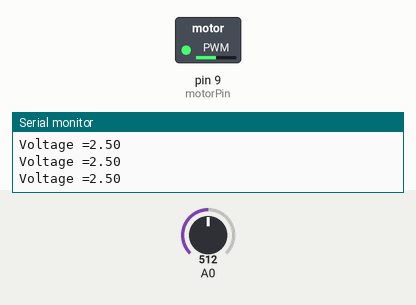
Recording of a sketch running on a simulated Arduino Uno, built with avr-gcc and run on an emulated ATmega328P. On the bench: switched loads named in the sketch (green lamp = pin HIGH), the last lines printed to the serial monitor. The test bench sets the inputs (shaded band); at power-on: A0 = 512.

Above: at 1.2 s.
1.3 s: A0 set to 716
At 2.4 s:
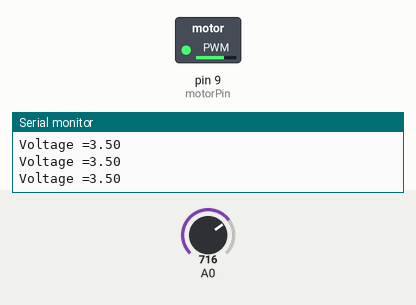
2.8 s: A0 set to 900
At 3.4 s:
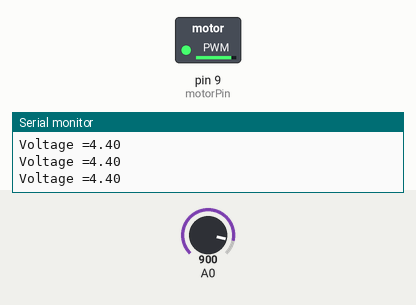
4.3 s: A0 set to 122
At 5.5 s:
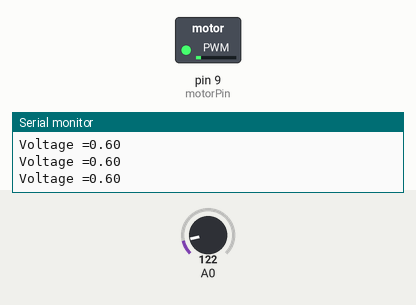
5.8 s: A0 set to 511
At 6.1 s:
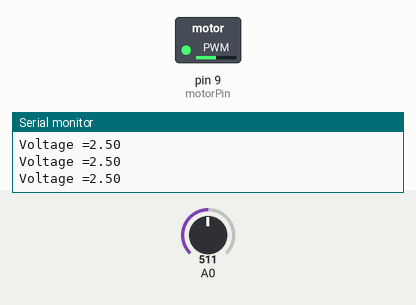
Timing chart, 0 to 8.8 s (numbered marks = the images above; inputs shaded):
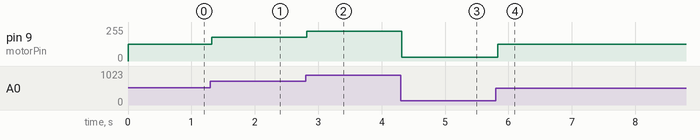

The sketch:

Read_Potentiometer_voltage_with_Arduino.ino
```cpp
int motorPin = 9; // ძრავის + ის ფეხი
int motorValue = 0; //თავიდან არის 0 რომ იყოს გაჩერებული
void setup()

{

Serial.begin(9600);
}


void loop(){

  int sensorValue = analogRead(A0); //პოტენციომეტრის შუა ფეხი უერთდება a0 პინს არ შეგეშალოთ თორე შეიძება დაიწვას პოტენციომეტრი
  // ასევე გაითვალისწინეთ რომ მიღებული შედეგი უნდა გარდაქმნათ რადგან ის მოდის 0 დან 1023 ჩათვლით შესაბამისად თქვენ მიღებული შედეგი უნდა გაამრავლოთ 5 ზე და გაყოთ 1023 ზე რომ მიიღოთ შედეგი  (0 - 5V)
  float voltage = sensorValue * (5.0 / 1023.0);

  Serial.print("Voltage =");//ბეჭდავს შედეგს  "Voltage ="
  Serial.print(voltage);
//  Serial.print(" sensorValue =");//ბეჭდავს შედეგს  "sensorValue ="
//  Serial.print(sensorValue);
  Serial.println();
//  delay(300);

if(voltage>0)
{

 motorValue = map(sensorValue, 0, 1023, 0, 255);  //map ფუნქცია გვაძლევს საშუალებას ავუხსნათ ძრავს რომ 0-1023 გადანაწილდეს პროპორციულად 0-255 ზე
 analogWrite(motorPin, motorValue);
  }


}
```

Measured:
- after the input at 1.3 s, pin 9 (motorPin): 127/255 → 178/255 at once
- after the input at 2.8 s, pin 9 (motorPin): 178/255 → 224/255 at once
- after the input at 4.3 s, pin 9 (motorPin): 224/255 → 30/255 at once
- after the input at 5.8 s, pin 9 (motorPin): 30/255 → 127/255 at once
